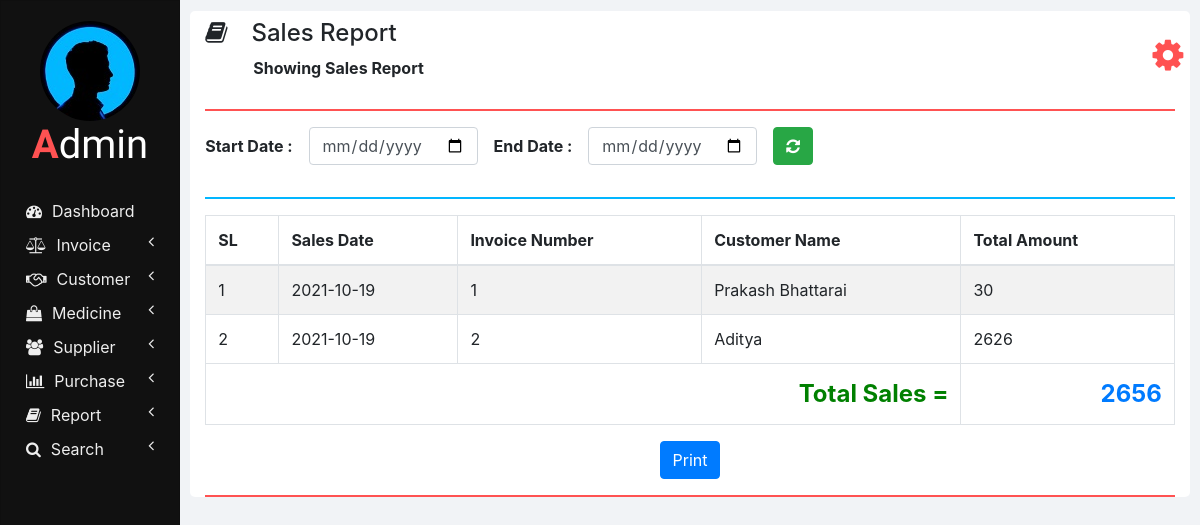
/sales_report.php, run on an earlier commit of the app's database.
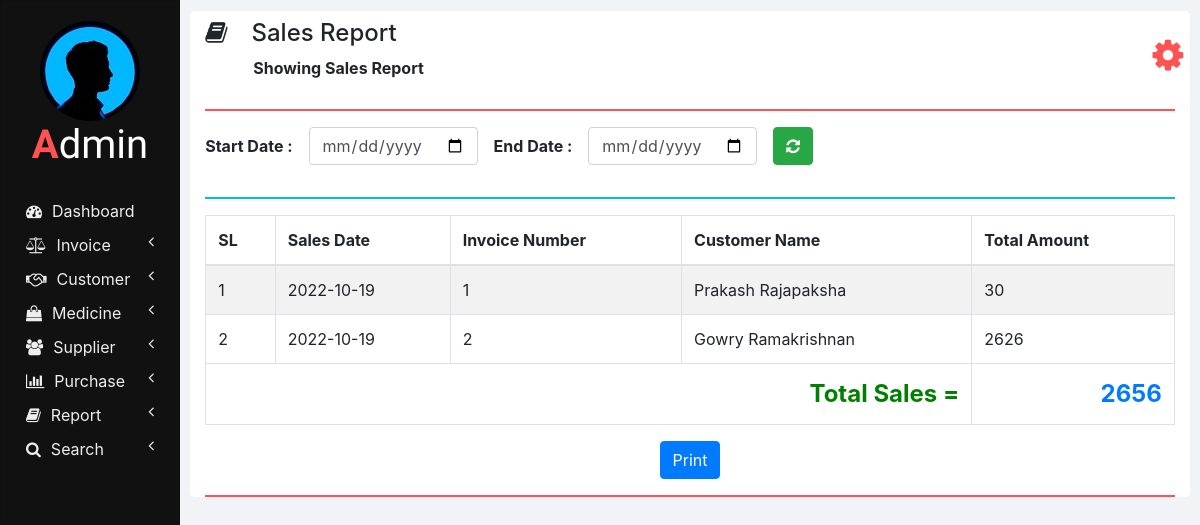
And on a later commit of the database.
### tables this page shows
CREATE TABLE `invoices` (
  `INVOICE_ID` int(11) NOT NULL,
  `NET_TOTAL` double NOT NULL DEFAULT 0,
  `INVOICE_DATE` date NOT NULL DEFAULT current_timestamp(),
  `CUSTOMER_ID` int(11) NOT NULL,
  `TOTAL_AMOUNT` double NOT NULL,
  `TOTAL_DISCOUNT` double NOT NULL
);

CREATE TABLE `customers` (
  `ID` int(11) NOT NULL,
  `NAME` varchar(20) NOT NULL,
  `CONTACT_NUMBER` varchar(10) NOT NULL,
  `ADDRESS` varchar(100) NOT NULL,
  `DOCTOR_NAME` varchar(20) NOT NULL,
  `DOCTOR_ADDRESS` varchar(100) NOT NULL
);

### php/report.php (the view, shortened to what this page needs)
  <?php
function showSales($start_date, $end_date) {
  ?>
  <thead>
    <tr>
      <th>SL</th>
      <th>Sales Date</th>
      <th>Invoice Number</th>
      <th>Customer Name</th>
      <th>Total Amount</th>
    </tr>
  </thead>
  <tbody>
  <?php
  require "db_connection.php";
  if($con) {
    $seq_no = 0;
    $total = 0;
    if($start_date == "" || $end_date == "")
      $query = "SELECT * FROM invoices INNER JOIN customers ON invoices.CUSTOMER_ID = customers.ID";
    else
      $query = "SELECT * FROM invoices INNER JOIN customers ON invoices.CUSTOMER_ID = customers.ID WHERE INVOICE_DATE BETWEEN '$start_date' AND '$end_date'";
    $result = mysqli_query($con, $query);
    while($row = mysqli_fetch_array($result)) {
      $seq_no++;
      showSalesRow($seq_no, $row);
      $total = $total + $row['NET_TOTAL'];
    }
    ?>
    </tbody>
    <tfoot class="font-weight-bold">
      <tr style="text-align: right; font-size: 24px;">
        <td colspan="4" style="color: green;">&nbsp;Total Sales =</td>
        <td class="text-primary"><?php echo $total; ?></td>
      </tr>
    </tfoot>
    <?php
  }
}
function showSalesRow($seq_no, $row) {
  ?>
  <tr>
    <td><?php echo $seq_no; ?></td>
    <td><?php echo $row['INVOICE_DATE']; ?></td>
    <td><?php echo $row['INVOICE_ID']; ?></td>
    <td><?php echo $row['NAME']; ?></td>
    <td><?php echo $row['NET_TOTAL'] ?></td>
  </tr>
  <?php
}
?>

What changed in the data, as far as the page shows it:
changed invoices id 1: INVOICE_DATE "2021-10-19" → "2022-10-19"; CUSTOMER_ID.NAME "Prakash Bhattarai" → "Prakash Rajapaksha"
changed invoices id 2: INVOICE_DATE "2021-10-19" → "2022-10-19"; CUSTOMER_ID.NAME "Aditya" → "Gowry Ramakrishnan"
